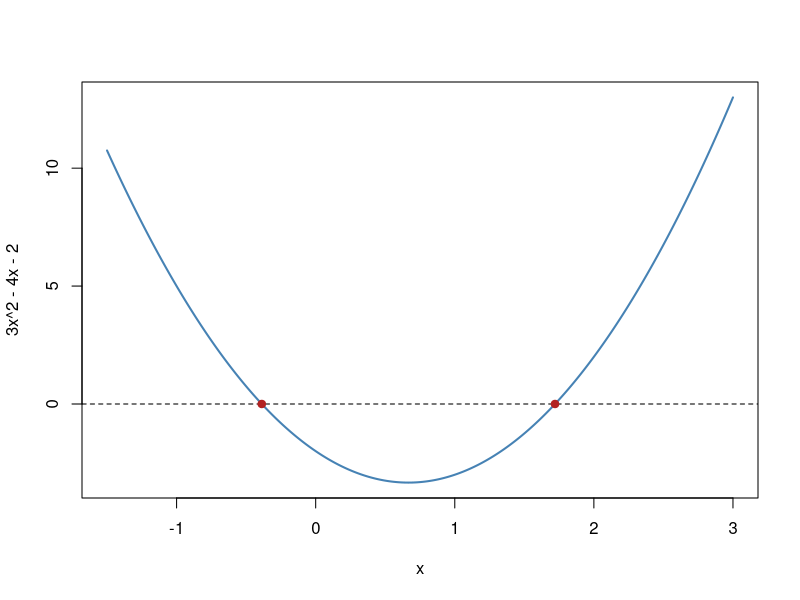
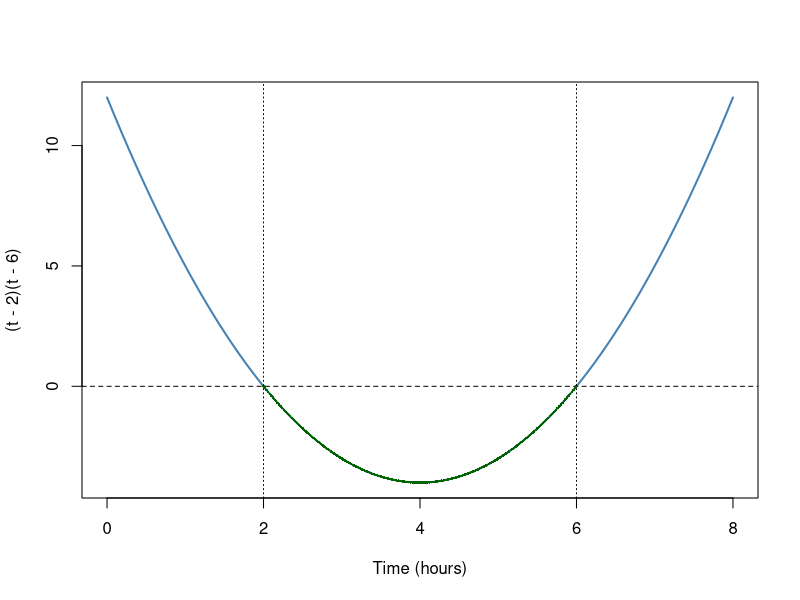

Here is the R script that generated these plots, in order:
# Laboratory A
a <- 3; b <- -4; c0 <- -2
D <- b^2 - 4*a*c0
roots <- c((-b - sqrt(D))/(2*a),
           (-b + sqrt(D))/(2*a))
f <- function(x) a*x^2 + b*x + c0
print(data.frame(root=roots, residual=f(roots)))
x <- seq(-1.5, 3, length.out=400)
plot(x, f(x), type="l", lwd=2, col="steelblue",
     xlab="x", ylab="3x^2 - 4x - 2")
abline(h=0, lty=2)
points(roots, f(roots), pch=19, col="firebrick")

# Laboratory B
t <- seq(0, 8, length.out=401)
g <- (t - 2)*(t - 6)
plot(t, g, type="l", lwd=2, col="steelblue",
     xlab="Time (hours)", ylab="(t - 2)(t - 6)")
abline(h=0, lty=2)
idx <- which(g <= 0)
points(t[idx], g[idx], pch=16, cex=0.35,
       col="darkgreen")
abline(v=c(2,6), lty=3)
print(range(t[idx]))

# Laboratory C
f <- function(x) x^3 - x - 1
left <- 1; right <- 2
stopifnot(f(left)*f(right) < 0)
for (k in 1:25) {
  mid <- (left + right)/2
  if (f(left)*f(mid) <= 0) right <- mid
  else left <- mid
}
root <- (left + right)/2
cat("root =", root, "residual =", f(root),
    "width =", right-left, "\n")
